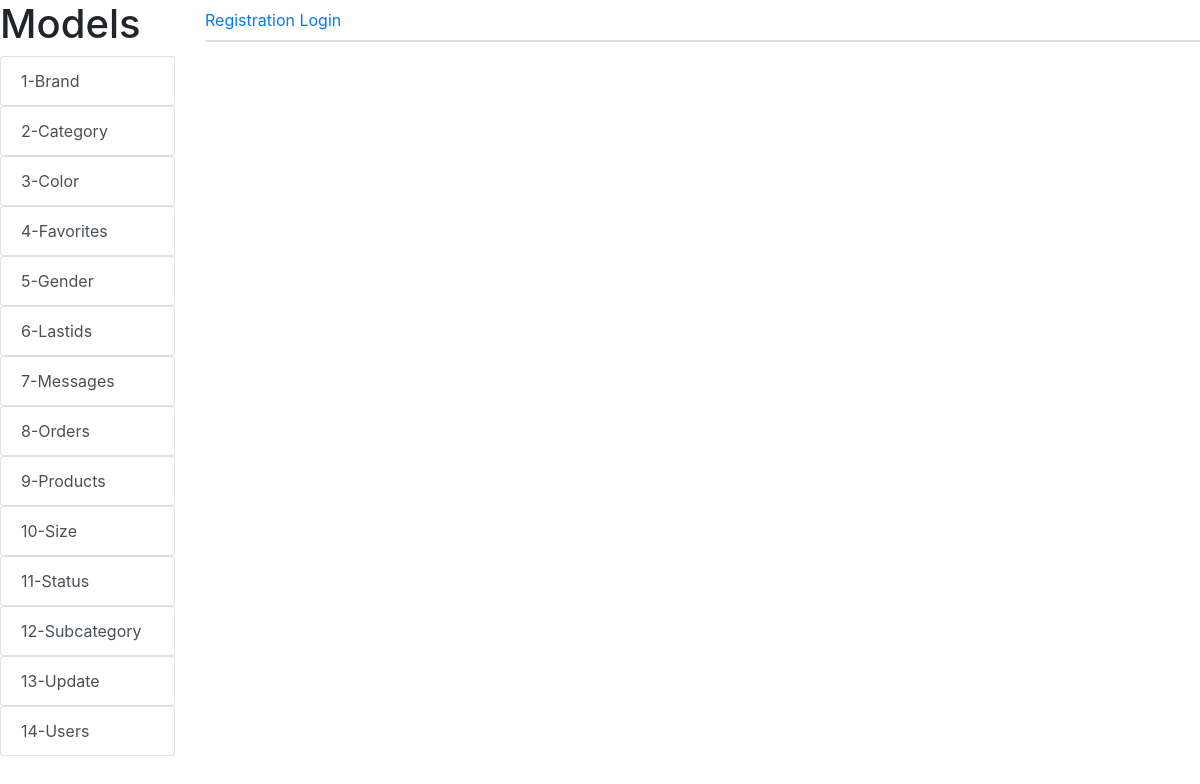
The page /color/ on the database as committed earlier.
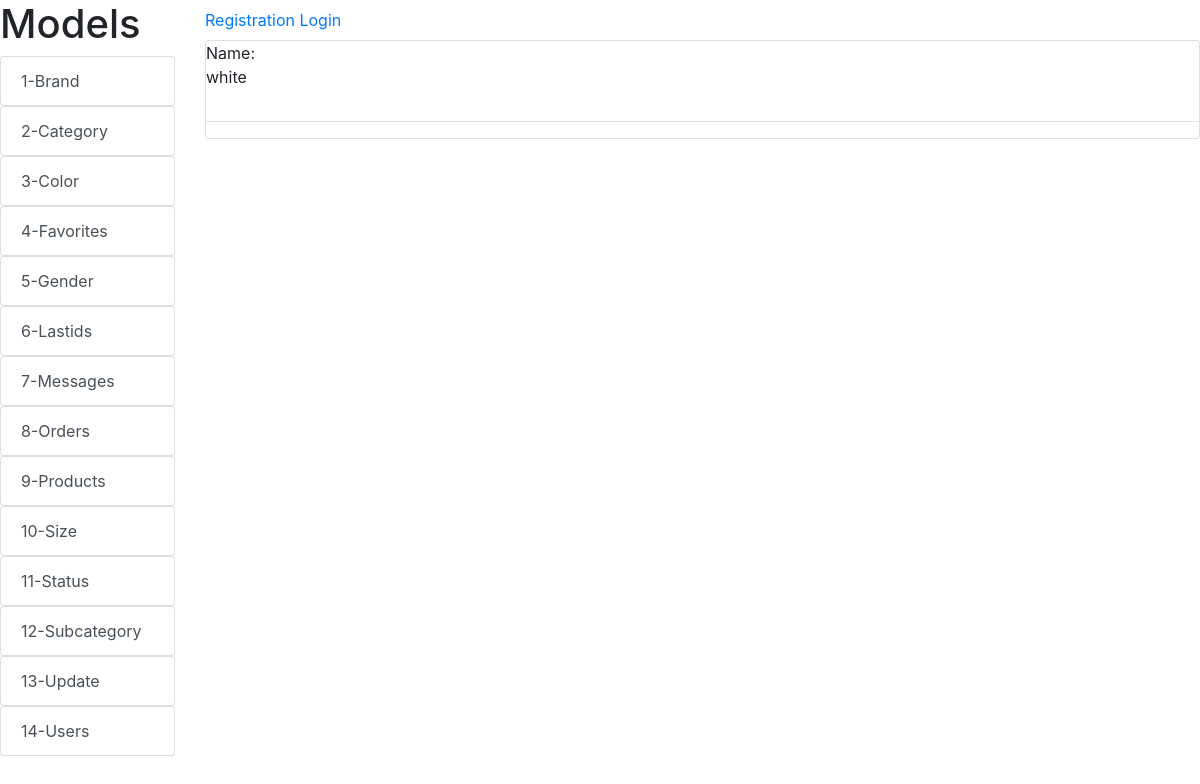
The same page on the database as committed later.
### alemsite/models.py (models this page shows, shortened)
class Color(models.Model):
    name = models.CharField(max_length=150)

### alemsite/views.py (the view)
# urls.py: path('color/', color, name='color'),
def color(request):
    color = Color.objects.all()
    return render(request, 'color/color.html', {'color':color})

### alemsite/templates/color/color.html
{% extends 'index.html'%}
{% block content %}
    {% for item in color %}
        Name:
    <p>{{ item.name }}</p>
        <hr>
    {% endfor %}
{% endblock %}

Rows that differ between the two databases and show on the page:
added Color: name "white"
